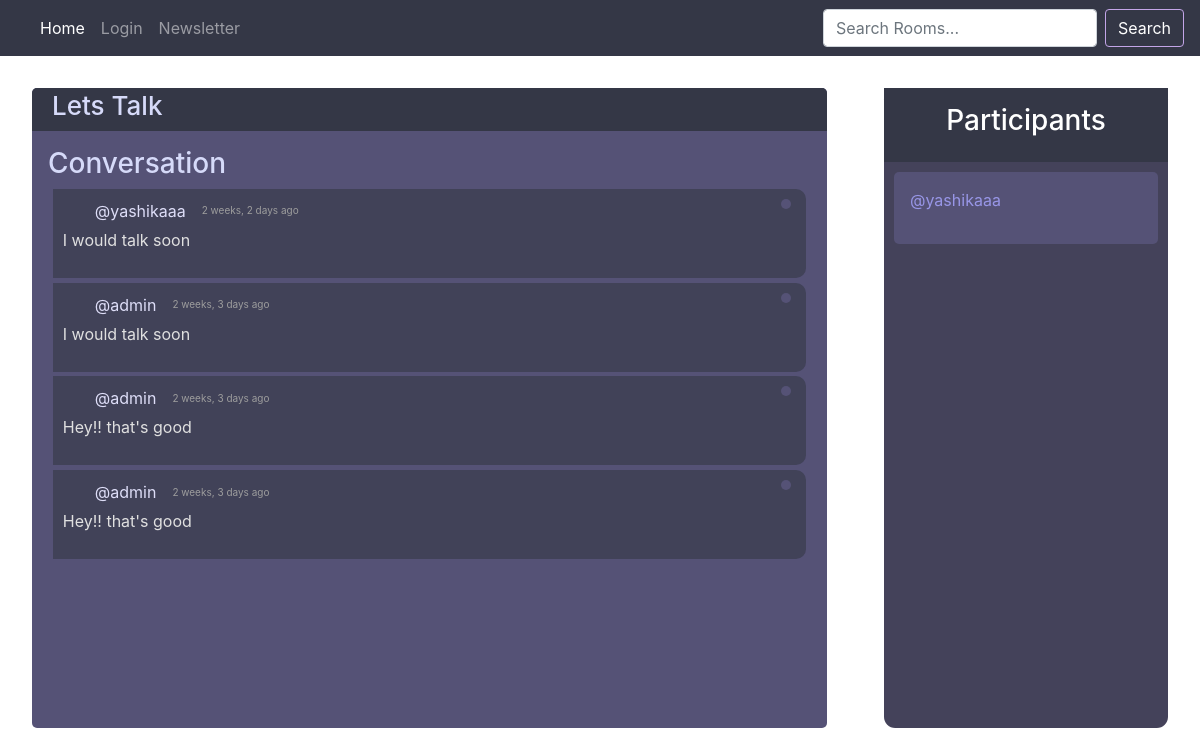
The app's page /room/13, older data.
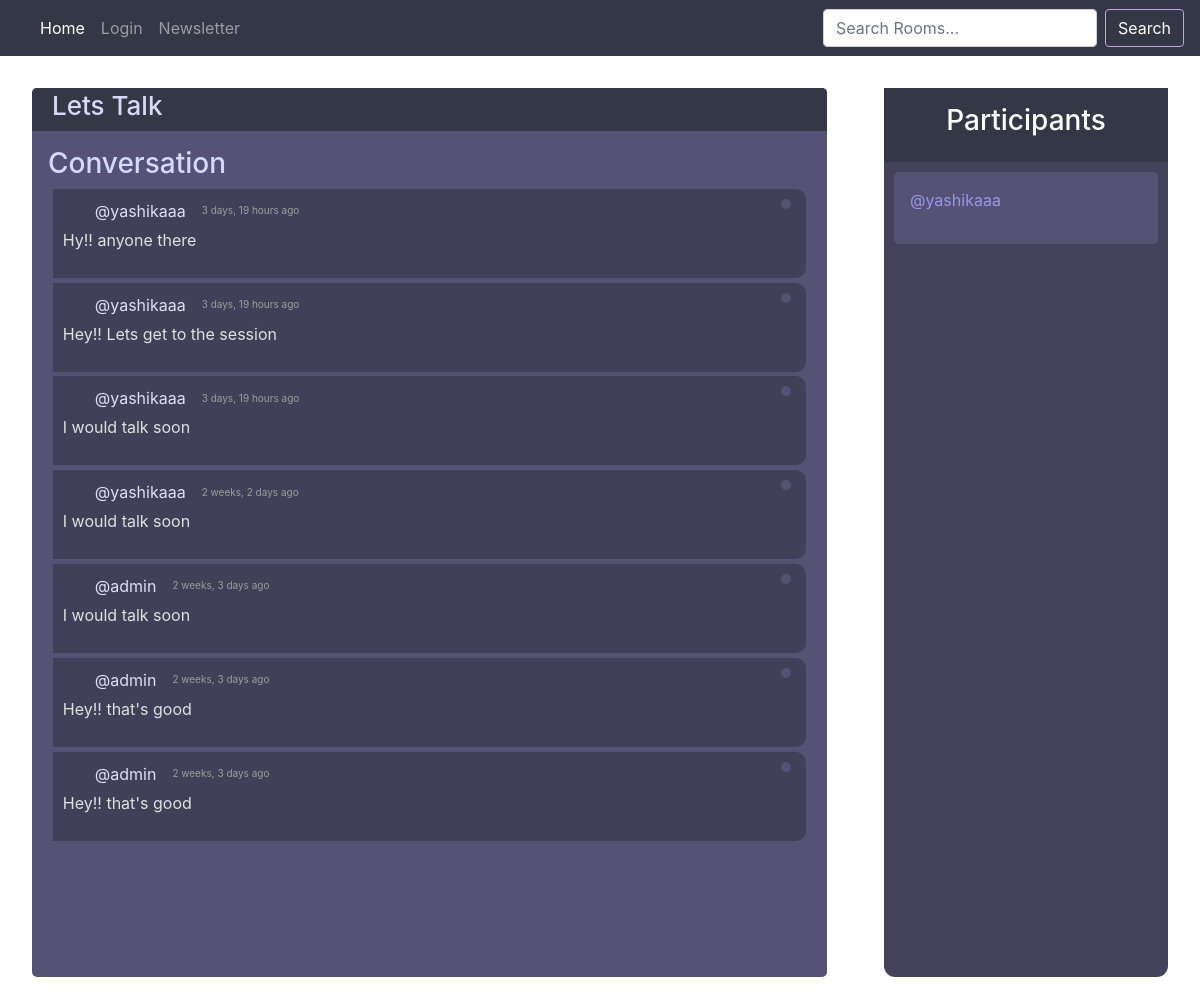
The same page, newer data.
### base/models.py (models this page shows, shortened)
class Room(models.Model):
    host = models.ForeignKey(User, on_delete=models.SET_NULL, null = True)
    topic= models.ForeignKey(Topic, on_delete=models.SET_NULL, null = True)
    name = models.CharField(max_length=200)
    description = models.TextField(null = True, blank = True)
    participants = models.ManyToManyField(User, related_name='participants', blank=True)
    updated = models.DateTimeField(auto_now=True)
    created = models.DateTimeField(auto_now_add=True)
    class Meta:
        ordering =['-updated','-created']

class Message(models.Model):
    user= models.ForeignKey(User, on_delete=models.CASCADE)
    room =models.ForeignKey(Room,on_delete=models.CASCADE)
    body = models.TextField()
    updated = models.DateTimeField(auto_now=True)
    created = models.DateTimeField(auto_now_add=True)
    class Meta:
        ordering =['-updated','-created']

### base/views.py (the view, shortened to what this page needs)
# urls.py: path('room/<str:pk>',views.room,name="room"),
def room(request,pk):
    room = Room.objects.get(id=pk)
    room_messages = room.message_set.all().order_by('-created')
    participants = room.participants.all()
    context = {'room':room, 'room_messages':room_messages,'participants':participants}
    return render(request,'base/room.html',context)

### base/templates/base/room.html (shortened to what this page needs)
{% extends 'main.html' %}
{% block content %}
<div class="room--wrapper">
    <div class="room-desc">
        <div class="top">
            <h1 style="color: #d6daf9;">{{room.name}}</h1>
        </div>
        <div class="middle">
            <h3 style="color: #d6daf9;">Conversation</h3>
            <div class="allchats">
                {% for message in room_messages %}
                <div class="chat">
                    <div class="delete__mess">
                    </div>
                    <div class="author-desc">
                        <a style="color: #dedef8;" href="">@{{message.user}}</a>
                        <p style="margin-bottom: 0;" class="time-stamp" >{{message.created | timesince}} ago</p>
                    </div>
                    <div class="message">
                        <p>{{message.body}}</p>
                    </div>
                </div>
                {% endfor %}
            </div>
        </div>
        <div class="bottom">
        </div>
    </div>
    <div class="participants">
        <div class="participants__top">
            <h3>Participants</h3>
        </div>
        {% for user in participants %}
        <div class="participant-board">
            <p style="color: #9896e7;">@{{user.username}} <img style="width: 23px;" src="https://cdn.iconscout.com/icon/free/png-128/user-1482-457815.png" alt=""></p>
        </div>
        {% endfor %}
    </div>
</div>
{% endblock %}

### templates/main.html (shortened to what this page needs)
<!DOCTYPE html>
{% load static %}
<html lang="en">
<head>
    <link rel="stylesheet" href="https://maxcdn.bootstrapcdn.com/bootstrap/4.0.0/css/bootstrap.min.css">
    <link rel="stylesheet" type="text/css" href="{% static 'styles/main.css' %}">
</head>
<body>
    {% include 'navbar.html' %}
    <div class="maincontainer">
        {% block content %}
        {% endblock %}
    </div>
</body>
</html>

### templates/navbar.html (shortened to what this page needs)
{% load static %}
<nav class="navbar navbar-expand-lg navbar-dark bg-dark" >
    <div class="collapse navbar-collapse" id="navbarSupportedContent">
        <ul class="navbar-nav mr-auto">
            <li class="nav-item active">
                <a class="nav-link" href="#">Home <span class="sr-only">(current)</span></a>
            </li>
         {% if request.user.is_authenticated %}
            <li class="nav-item" >
                <a href="" class="nav-link"> {{request.user}} </a>
            </li>
            <li class="nav-item">
                <a  class="nav-link" href="{% url 'logout'%}">Logout</a>
            </li>
            {% else %}
            <li class="nav-item">
                <a   class="nav-link" href="{% url 'login' %}">Login</a>
            </li>
            {% endif %}
            <li class="nav-item">
                <a   class="nav-link" href="">Newsletter</a>
            </li>
        </ul>
        <form class="form-inline my-2 my-lg-0" method="GET" aria-label="Search" action="{% url 'home' %}">
            <input class="form-control mr-sm-2" type="text" name="q" placeholder="Search Rooms..." />
            <button class="btn btn-outline-success my-2 my-sm-0" type="submit">Search</button>
        </form>
    </div>
</nav>

### static/styles/main.css (style rules this page uses)
:root { --primary-bg:rgb(40 42 54); --primary-font: #bb86fc; --shadow-color: #bbb6c5; --secondary-bg:rgb(52 55 70); --ternary-bg:rgb(33 34 44); --four-bg:rgb(46 52 64); --navbar-box-shadow: #ffffff59; --font-color:rgb(82 94 134); --white: #fff; }
ul { list-style: none; }
body { background-color: white; }
.btn-outline-success { border-color: #c3a5e8 !important; color: white; }
* { font-family: "DM Sans", -apple-system, BlinkMacSystemFont, "Segoe UI", Roboto, Oxygen, Ubuntu, Cantarell, "Open Sans", "Helvetica Neue", sans-serif; margin: 0; padding: 0; box-sizing: border-box; text-rendering: optimizeLegibility; font-size: inherit; }
.navbar { background: var(--secondary-bg) !important; width: 100%; box-shadow: 1px 0 10px 0 var(--navbar-box-shadow); }
a { color: black ; }
.room-main, .participants { background: #44425a; border-radius: 0.7rem; position: relative; display: flex; flex-basis: 25%; flex-direction: column; }
.room__top, .participants__top { color: white; background: #343746; display: flex; justify-content: center; align-items: center; padding: 1rem 1rem; position: relative; }
.room--wrapper { height: 88vh; width: 100vw; overflow: hidden; display: flex; padding: 2rem; justify-content: space-between; }
.room-desc { width: 70%; background: #555276; color: #5e5775; border-radius: 5px; overflow: hidden; height: 100%; }
.top { background: #343746; padding: 2px 20px; }
.top h1 { font-size: 26px; }
.middle { height: 80%; padding: 1rem; overflow-x: hidden; overflow-y: scroll; }
.bottom { height: 8%; width: 100%; display: flex; align-items: center; padding: 0 10px; }
.chat { background: #373a49a6; padding: 10px; border-radius: 0 10px 10px 0; margin: 0.3rem; position: relative; }
.chat .delete__mess { position: absolute; right: 2%; background: #555276;; padding: 5px; font-size: 12px; font-weight: 500; border-radius: 5px; }
.chat .time-stamp { margin-bottom: 0; margin-left: 1rem; font-size: 10px; text-align: center; color: #9d9d9d; }
.author-desc { display: flex; align-items: center; }
.author-desc p { font-size: 13px; color: #e5e3e3; }
.message { margin-top: 5px; }
.message p { color: #e0e0e0; }
.participant-board { background: #555276; margin: 10px; border-radius: 5px; padding: 1rem; }

Row changes from the older to the newer data that the page shows:
added Message: user "yashikaaa", created "3 days, 19 hours", body "Hy!! anyone there"
added Message: user "yashikaaa", created "3 days, 19 hours", body "Hey!! Lets get to the session"
added Message: user "yashikaaa", created "3 days, 19 hours", body "I would talk soon"
